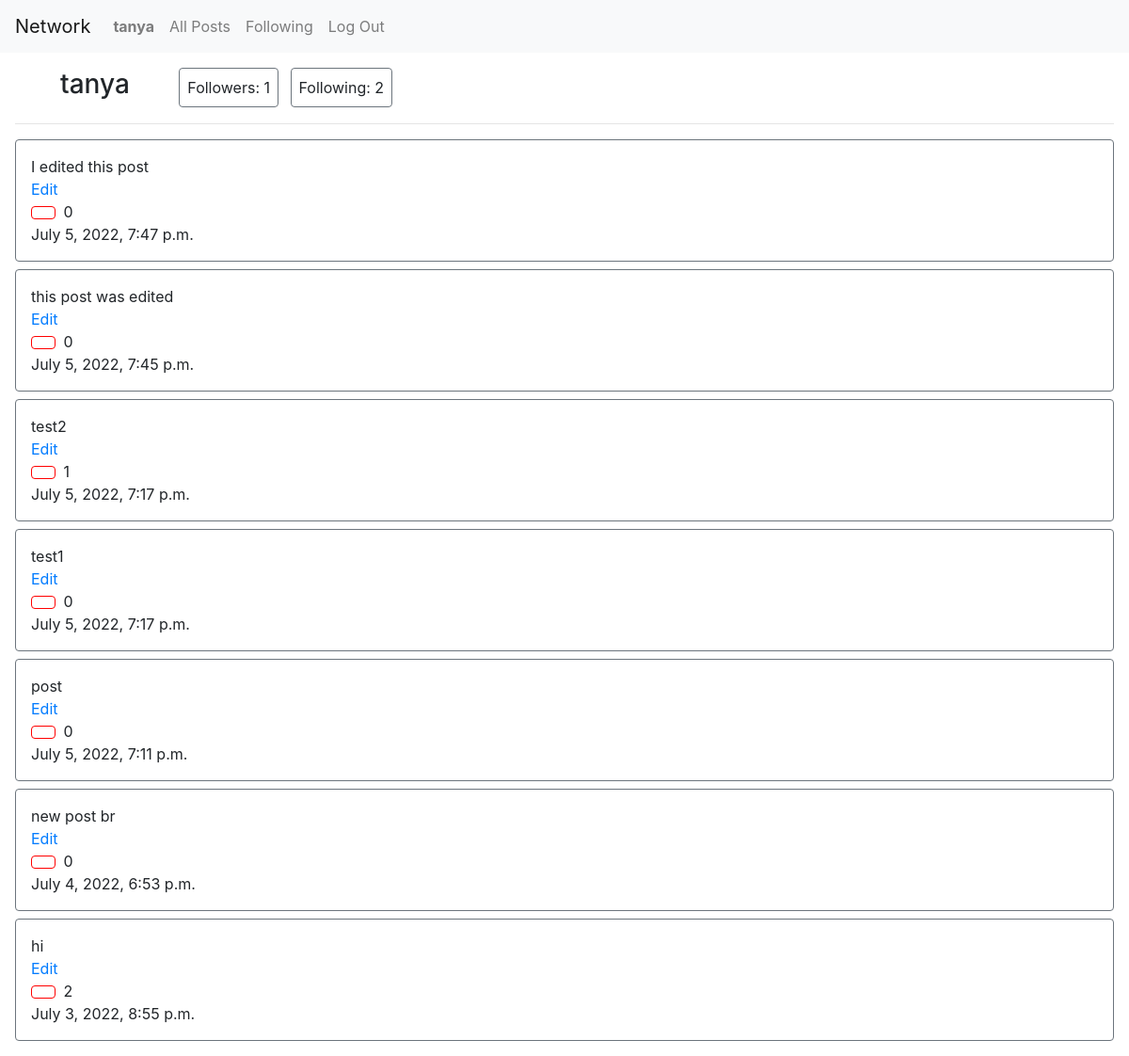
/profile/2 (signed in), run on the app's committed database.
### network/models.py (models this page shows, shortened)
class User(AbstractUser):
    pass

class Post(models.Model):
    user = models.ForeignKey(User, on_delete=models.CASCADE, related_name="user")
    post = models.CharField(max_length=300)
    timestamp = models.DateTimeField()
    likes = models.IntegerField(default=0)

### network/views.py (the view, shortened to what this page needs)
# urls.py: path("profile/<str:owner>", views.profile, name="profile"),
def profile(request, owner):
    owner = User.objects.get(id=owner)
    button = "Follow" if Follow.objects.filter(follower=request.user, following=owner).count() == 0 else "Unfollow"
    posts = Post.objects.filter(user=owner.id).order_by('-timestamp')
    for post in posts:
        post.likes = Like.objects.filter(post=post.id).count()
        post.save()
    paginator = Paginator(posts, 10)
    page_number = request.GET.get('page')
    page_obj = paginator.get_page(page_number)
    return render(request, "network/profile.html", {
    "owner": owner,
    "followers": Follow.objects.filter(following=owner).count(),
    "following": Follow.objects.filter(follower=owner).count(),
    "page_obj": page_obj,
    "button": button
    })

### network/templates/network/profile.html (shortened to what this page needs)
{% extends "network/layout.html" %}
{% load static %}
{% block body %}
<div id="profile" class="p-3">
  <div>
    <h3 class="ml-5" style="display: inline-block;">{{ owner.username }}</h3>
    <div class="ml-5" style="display: inline-block;">
      <div class="border border-secondary rounded p-2" style="display: inline-block;">Followers: {{ followers }}</div>
      <div class="border border-secondary rounded ml-2 p-2" style="display: inline-block;">Following: {{ following }}</div>
    </div>
  </div>
  <hr>
  <div>
    {% for post in page_obj %}
            <div class="border border-secondary rounded p-3 mt-2">
                <div id="post-{{post.id}}">{{ post.post }}</div>
                {% if user.id == owner.id %}
                <div id="edit" onclick="edit('{{ post.id }}')" class="text-primary">Edit</div>
                {% endif %}
                <button class="btn mr-1 d-inline-block" style="background-color:white; border-color: red;" id="like-btn-{{post.id}}" onclick="like('{{ post.id }}')"></button>
                <div id="like-count-{{post.id}}" class="d-inline-block">{{ post.likes }}</div>
                <div>{{ post.timestamp }}</div>
            </div>
        {% empty %}
            <div>It's empty here :( Add new posts to brighten up your page</div>
        {% endfor %}
  </div>
</div>
{% endblock %}

### network/templates/network/layout.html (shortened to what this page needs)
{% load static %}
<!DOCTYPE html>
<html lang="en">
    <head>
        <link rel="stylesheet" href="https://stackpath.bootstrapcdn.com/bootstrap/4.4.1/css/bootstrap.min.css">
        <link href="{% static 'network/styles.css' %}" rel="stylesheet">
    </head>
    <body>
        <nav class="navbar navbar-expand-lg navbar-light bg-light">
            <a class="navbar-brand" href="#">Network</a>
            <div>
              <ul class="navbar-nav mr-auto">
                {% if user.is_authenticated %}
                    <li class="nav-item">
                        <a class="nav-link" id="profile" href="{% url 'profile' user.id %}"><strong>{{ user.username }}</strong></a>
                    </li>
                {% endif %}
                <li class="nav-item">
                  <a class="nav-link" href="{% url 'index' %}">All Posts</a>
                </li>
                {% if user.is_authenticated %}
                    <li class="nav-item">
                        <a class="nav-link" id="following" href="{% url 'following' %}">Following</a>
                    </li>
                    <li class="nav-item">
                        <a class="nav-link" href="{% url 'logout' %}">Log Out</a>
                    </li>
                {% endif %}
              </ul>
            </div>
          </nav>
        <div class="body">
            {% block body %}
            {% endblock %}
        </div>
    </body>
</html>

### data on the page
User: username "tanya"
Post: post "I edited this post", likes "0", timestamp "July 5, 2022, 7:47 p.m."
Post: post "this post was edited", likes "0", timestamp "July 5, 2022, 7:45 p.m."
Post: post "test2", likes "1", timestamp "July 5, 2022, 7:17 p.m."
Post: post "test1", likes "0", timestamp "July 5, 2022, 7:17 p.m."
Post: post "post", likes "0", timestamp "July 5, 2022, 7:11 p.m."
Post: post "new post br", likes "0", timestamp "July 4, 2022, 6:53 p.m."
Post: post "hi", likes "2", timestamp "July 3, 2022, 8:55 p.m."

### other printed values
{{ followers }} "1"
{{ following }} "2"
